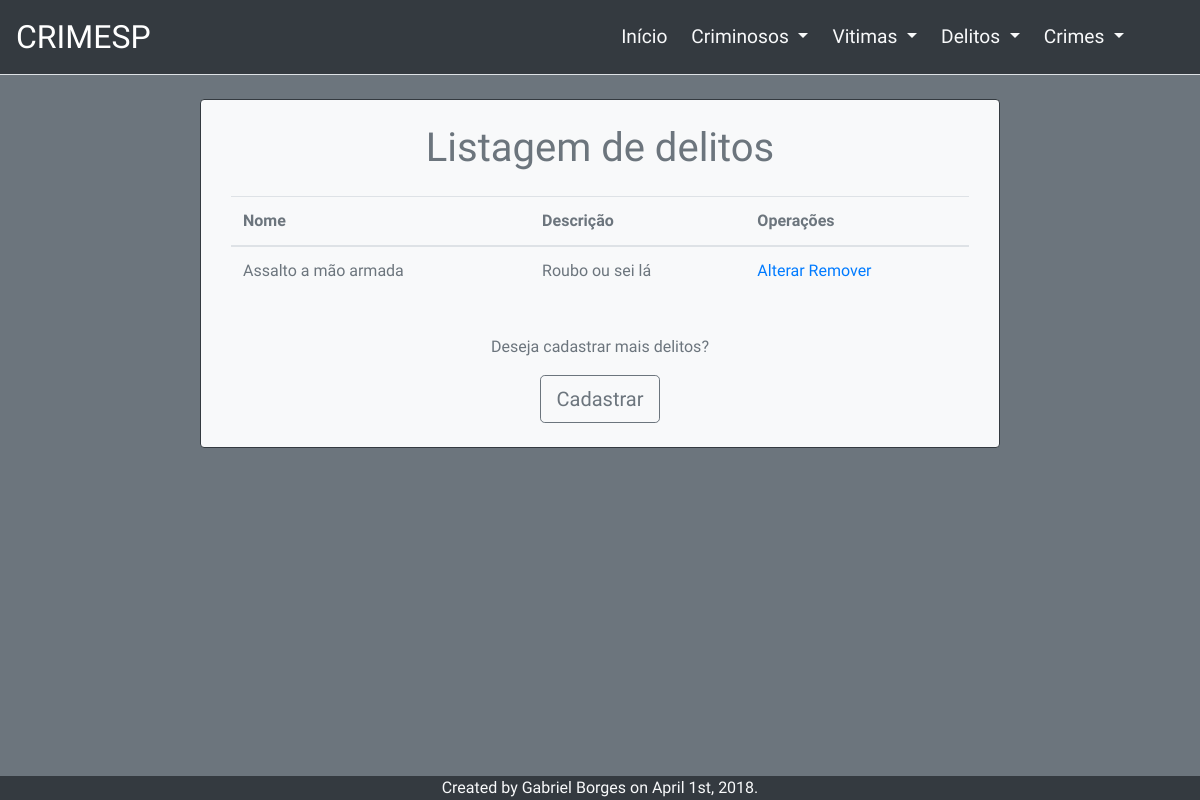
The app's page /listarDelitos.php, older data.
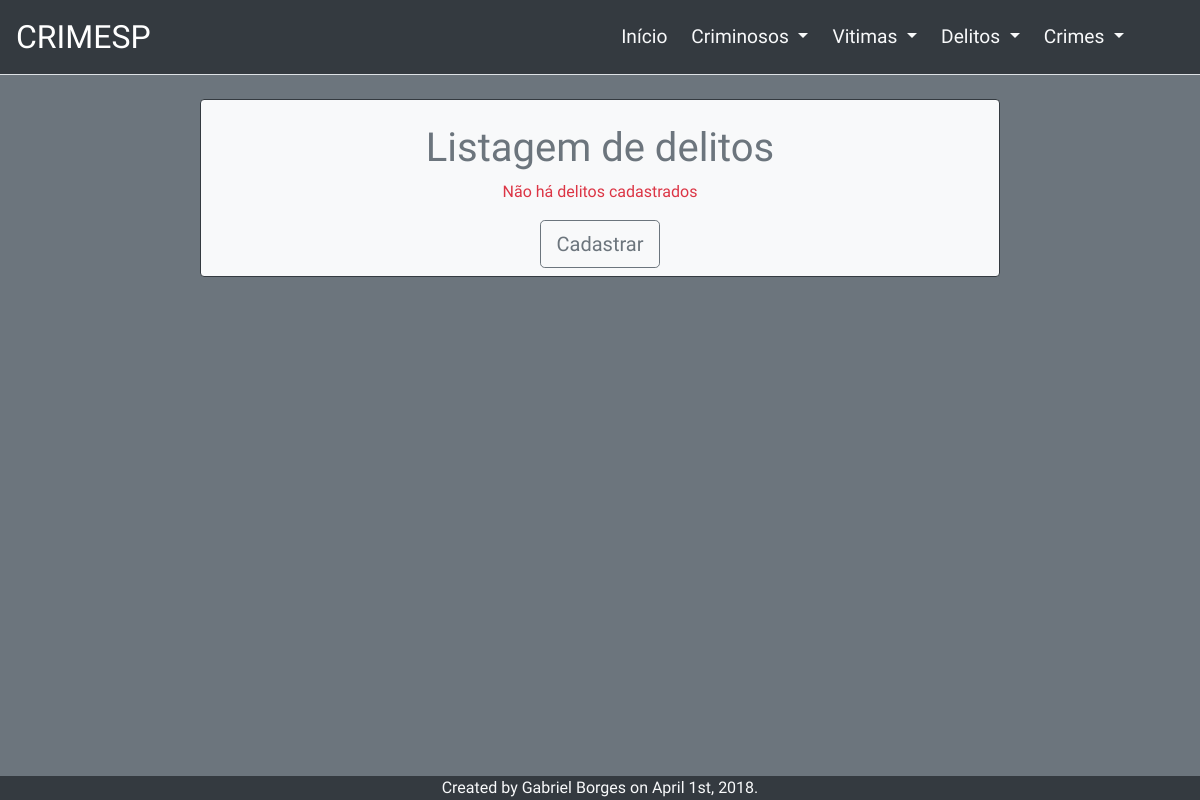
The same page, newer data.
### tables this page shows
CREATE TABLE `delito` (
  `id` int(11) NOT NULL,
  `nome` varchar(80) NOT NULL,
  `descricao` varchar(180) NOT NULL
);

### classes/ConexaoPDO.php (called while the page is built, shortened)
<?php
class ConexaoPDO {
    private $builderToExec, $likeBuilder;
    private $sql, $pdo, $linha, $query, $erro;
    public function getPdo() {
        return $this->pdo;
    }
    public function getQuery() {
        return $this->query;
    }
    public function getErro() {
        return $this->erro;
    }
    public function getBuilderToExec() {
        return $this->builderToExec;
    }
    public function setPdo($pdo) {
        $this->pdo = $pdo;
    }
    public function setQuery($query) {
        $this->query = $query;
    }
    public function setBuilderToExec($builder){
        $this->builderToExec = $builder;
    }
    public function setSelectBuilder($tabela, $tupla = null, $condition = null) {
        if (is_null($tupla)) {
            $selectBuilder = "SELECT * FROM $tabela";
        }
        if (!is_null($condition)) {
            for ($i = 0; $i < count($condition); $i++) {
                $selectBuilder .= " WHERE " . $condition[$i]['col'] . " = " . $condition[$i]['value'];
                if(!empty($condition[$i]['operator'])){
                    $selectBuilder .= " " . $condition[$i]['operator'];
                }
            }
        }
        else {
            $selectBuilder .= " ;";
        }
        $this->execBuilder($selectBuilder);
    }
    public function execBuilder($builder) {
        $pdo = $this->getPdo();
        $operation = $this->getBuilderToExec();
        switch($operation){
            case "update":
            case "select":
                try {
                    $query = $pdo->prepare($builder);
                    $query->execute();
                } catch (PDOException $e){
                    $this->setErro($e->getMessage());
                }
                break;
        }
    }
}

### classes/Delito.php (called while the page is built, shortened)
<?php
require_once'classes\ConexaoPDO.php';
class Delito{
	private $fields, $conexao;
    public function getConexao(){
        return $this->conexao;
    }
    public function setConexao($conexao){
        $this->conexao = $conexao;
    }
    public function listarDelito($campos = null, $where = null){
        $conexao = $this->getConexao();
        $tabela = "delito";
        $conexao->setSelectBuilder($tabela, $campos, $where);
        if(!$conexao->getErro()){
            return $conexao->getQuery();
        }
    }
}

### listarDelitos.php (the view)
<?php
include 'header.php';
require_once 'classes/Delito.php';
$vitm = new Delito();
$query = $vitm->listarDelito();
if($vitm->getConexao()->getErro()){
    header("Location:index.php");
}else{
    $countVitm = $query->rowCount();
}
if($countVitm > 0){
    echo'
        <section class="container-fluid mt-4 mb-5">
            <div class="row">
                <div class="col-11 col-md-10 col-lg-8 mx-auto bg-light border border-2 border-dark rounded divForm text-secondary">
                    <h1 class="text-center mt-4 ">Listagem de delitos</h1>
                    <div class="col-12 my-4 mx-auto table-responsive">
                        <table class="table table-hover">
                            <thead>
                                <tr>
                                    <th>Nome</th>
                                    <th>Descrição</th>
                                    <th colspan="2">Operações</th>
                                </tr>
                            </thead>
                            <tbody>';
    $html = "";
    while($linha = $query->fetch(PDO::FETCH_ASSOC)){
        $html.='<tr>';
        $html.='<td>' . $linha['nome'] . '</td>';
        $html.='<td>' . $linha['descricao'] . '</td>';
        $html.='<td><a href="formDelitos.php?op=1&id='.$linha['id'].'">Alterar</a> <a href="formDelitos.php?op=2&id='.$linha['id'].'">Remover</a></td>';
        $html.='</tr>';
    }
    echo $html;
    echo'                   </tbody>
                        </table>
                    </div>
                    <div class="col-12 mx-auto text-center my-4">
                        <p class="text-secondary">Deseja cadastrar mais delitos?</p>
                        <a class="btn btn-lg btn-outline-secondary" href="formDelitos.php">Cadastrar</a>
                    </div>
                </div>
            </div>
        </section>
    ';
}else{
    echo'
        <section class="container-fluid mt-4 mb-5">
            <div class="row">
                <div class="col-11 col-md-10 col-lg-8 mx-auto bg-light border border-2 border-dark rounded divForm text-secondary">
                    <h1 class="text-center mt-4 ">Listagem de delitos</h1>
                    <div class="col-12 mx-auto text-center my-2">
                        <p class="text-danger">Não há delitos cadastrados</p>
                        <a class="btn btn-lg btn-outline-secondary" href="formDelitos.php">Cadastrar</a>
                    </div>
                </div>
            </div>
        </section>';
}
?>
<?php include 'footer.php'?>

Row changes from the older to the newer data that the page shows:
removed delito: nome "Assalto a mão armada", descricao "Roubo ou sei lá"
Text that changed along with them:
text no longer shown: "Nome Descrição Operações Deseja cadastrar mais delitos?"
text now shown: "Não há delitos cadastrados"
